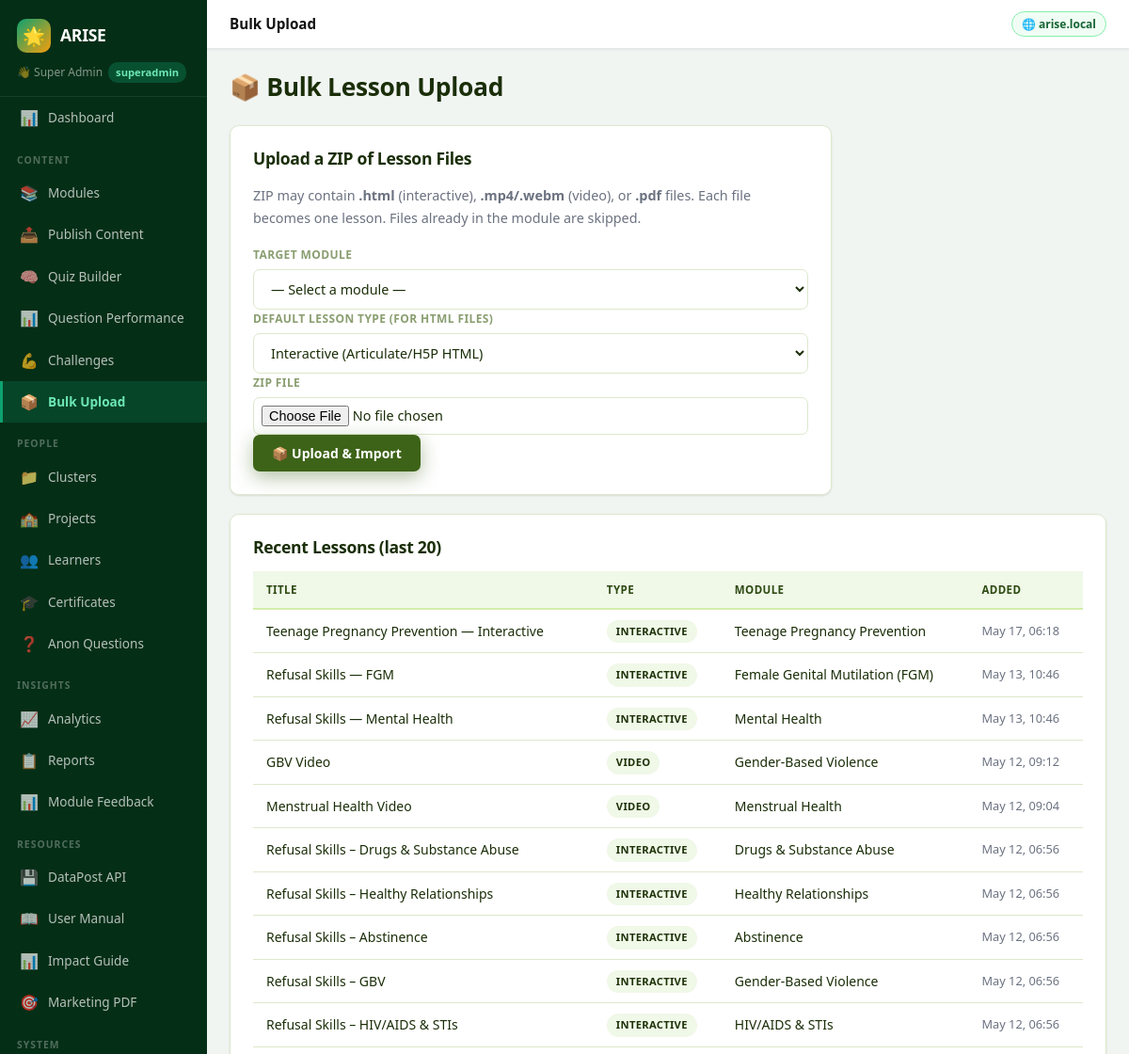
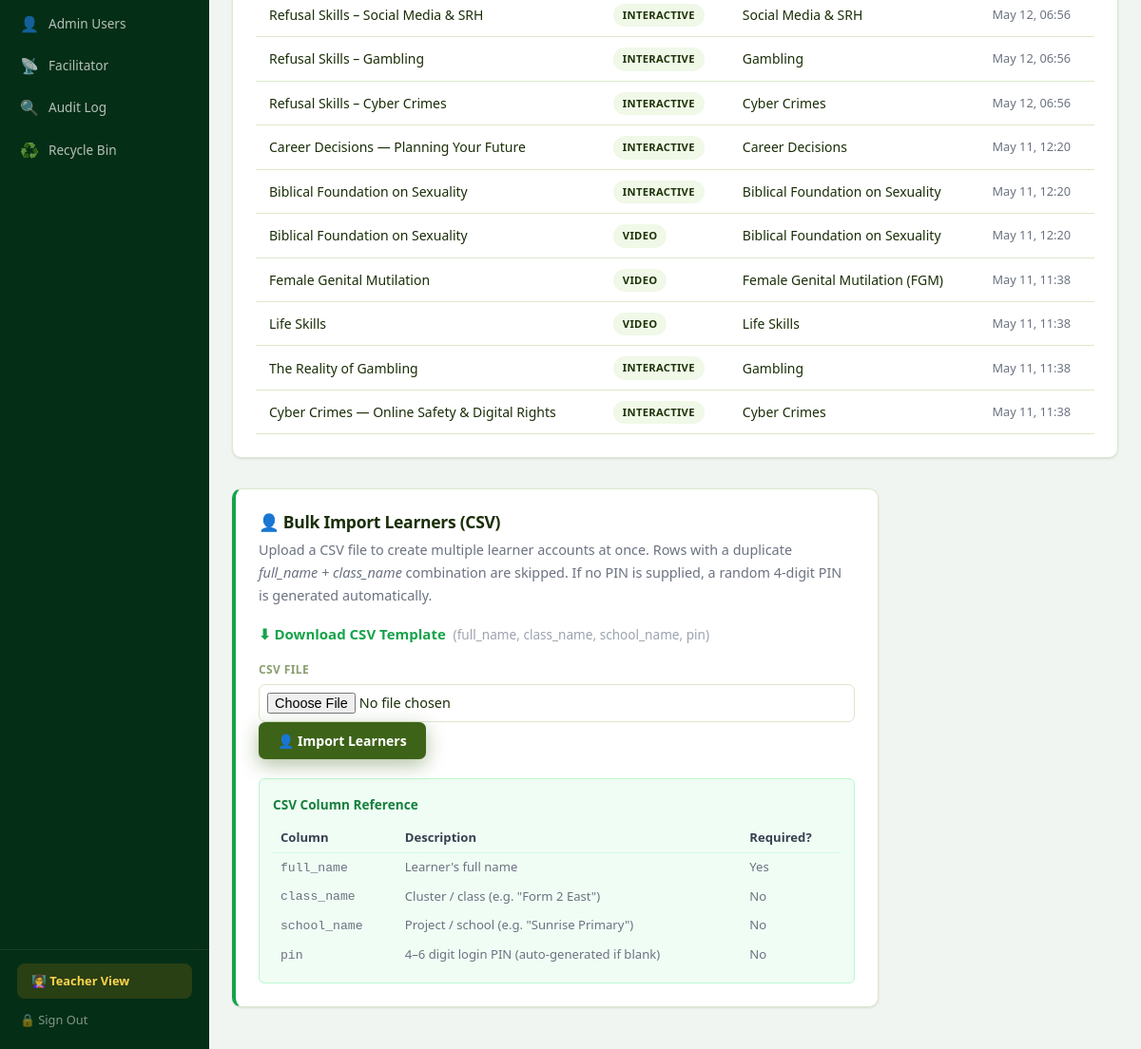
The page /admin/dashboard?p=bulk_upload (signed in) on the database its author committed (2 pictures, top to bottom).
### tables this page shows
CREATE TABLE lessons (
    id INTEGER PRIMARY KEY AUTOINCREMENT,
    module_id INTEGER NOT NULL,
    title TEXT NOT NULL,
    slug TEXT UNIQUE NOT NULL,
    content TEXT,
    lesson_type TEXT DEFAULT 'text',
    file_path TEXT,
    file_name TEXT,
    file_size_kb REAL,
    sort_order INTEGER DEFAULT 0,
    is_active INTEGER DEFAULT 1,
    created_at DATETIME DEFAULT CURRENT_TIMESTAMP, video_path TEXT, pdf_path TEXT, pdf_name TEXT, thumbnail TEXT, is_published INTEGER DEFAULT 0,
    FOREIGN KEY (module_id) REFERENCES modules(id)
);

CREATE TABLE modules (
    id INTEGER PRIMARY KEY AUTOINCREMENT,
    title TEXT NOT NULL,
    slug TEXT UNIQUE NOT NULL,
    description TEXT,
    icon TEXT DEFAULT '📚',
    sort_order INTEGER DEFAULT 0,
    is_active INTEGER DEFAULT 1,
    created_by INTEGER,
    created_at DATETIME DEFAULT CURRENT_TIMESTAMP
, thumbnail TEXT, content_warning TEXT, school_id TEXT, require_pretest INTEGER DEFAULT 1, require_posttest INTEGER DEFAULT 1);

### includes/config.php (called while the page is built, shortened)
<?php
function db(): SQLite3 {
    static $db = null;
    if ($db === null) {
        $db = new SQLite3(DB_PATH);
        $db->enableExceptions(true);
        $db->exec('PRAGMA journal_mode=WAL');
        $db->exec('PRAGMA foreign_keys=ON');
    }
    return $db;
}

### admin/pages/admin_bulk_upload.php (the view, shortened to what this page needs)
<h1 class="page-title">📦 Bulk Lesson Upload</h1>
<div class="dp-card" style="max-width:640px;">
    <h3 style="margin-bottom:16px;">Upload a ZIP of Lesson Files</h3>
    <p style="color:#6b7280;font-size:.9rem;margin-bottom:18px;">
        ZIP may contain <strong>.html</strong> (interactive), <strong>.mp4/.webm</strong> (video), or <strong>.pdf</strong> files.
        Each file becomes one lesson. Files already in the module are skipped.
    </p>
    <form method="POST" enctype="multipart/form-data">
        <div class="form-group">
            <label class="form-label">Target Module</label>
            <select name="module_id" class="form-control" required>
                <option value="">— Select a module —</option>
            </select>
        </div>
        <div class="form-group">
            <label class="form-label">Default Lesson Type (for HTML files)</label>
            <select name="lesson_type" class="form-control">
                <option value="interactive">Interactive (Articulate/H5P HTML)</option>
            </select>
        </div>
        <div class="form-group">
            <label class="form-label">ZIP File</label>
            <input type="file" name="zip_file" accept=".zip" class="form-control" required style="padding:8px;">
        </div>
        <button type="submit" class="btn btn-primary">📦 Upload &amp; Import</button>
    </form>
</div>
<?php
$recent = [];
$res = db()->query("SELECT l.title, l.lesson_type, l.created_at, m.title AS mod_title FROM lessons l JOIN modules m ON l.module_id=m.id ORDER BY l.created_at DESC LIMIT 20");
while ($r = $res->fetchArray(SQLITE3_ASSOC)) $recent[] = $r;
if ($recent):
?>
<div class="dp-card" style="margin-top:20px;">
    <h3 style="margin-bottom:14px;">Recent Lessons (last 20)</h3>
    <table class="arise-table">
        <thead><tr><th>Title</th><th>Type</th><th>Module</th><th>Added</th></tr></thead>
        <tbody>
        <?php foreach ($recent as $r): ?>
            <tr>
                <td><?= htmlspecialchars($r['title']) ?></td>
                <td><span class="badge badge-green"><?= htmlspecialchars($r['lesson_type']) ?></span></td>
                <td><?= htmlspecialchars($r['mod_title']) ?></td>
                <td style="font-size:.8rem;color:#6b7280;"><?= date('M j, H:i', strtotime($r['created_at'])) ?></td>
            </tr>
        <?php endforeach; ?>
        </tbody>
    </table>
</div>
<?php endif; ?>
<?php
$templateRows = [
    ['full_name', 'class_name', 'school_name', 'pin'],
    ['Alice Mwangi',  'Form 3 East', 'Sunrise Primary',  '1234'],
    ['Brian Otieno',  'Form 2 West', 'Hilltop Academy',  ''],
    ['Carol Njeri',   'Form 1 North','Green Valley School','5678'],
];
$templateCsv = implode("\r\n", array_map(fn($r) => implode(',', array_map(fn($c) => '"' . str_replace('"', '""', $c) . '"', $r)), $templateRows));
$templateDataUri = 'data:text/csv;charset=utf-8,' . rawurlencode($templateCsv);
?>
<div class="dp-card" style="margin-top:32px; border-left:4px solid #16a34a; max-width:680px;">
    <h3 style="margin-bottom:6px;">&#128100; Bulk Import Learners (CSV)</h3>
    <p style="color:#6b7280;font-size:.9rem;margin-bottom:16px;">
        Upload a CSV file to create multiple learner accounts at once.
        Rows with a duplicate <em>full_name + class_name</em> combination are skipped.
        If no PIN is supplied, a random 4-digit PIN is generated automatically.
    </p>
    <p style="margin-bottom:16px;">
        <a href="<?= $templateDataUri ?>" download="learners_template.csv"
           style="display:inline-flex;align-items:center;gap:6px;color:#16a34a;font-weight:600;text-decoration:none;">
            &#11015; Download CSV Template
        </a>
        &nbsp;<span style="color:#9ca3af;font-size:.85rem;">(full_name, class_name, school_name, pin)</span>
    </p>
    <form method="POST" enctype="multipart/form-data">
        <div class="form-group">
            <label class="form-label">CSV File</label>
            <input type="file" name="csv_file" accept=".csv,text/csv" class="form-control" required style="padding:8px;">
        </div>
        <button type="submit" class="btn btn-primary">&#128100; Import Learners</button>
    </form>
    <div style="margin-top:20px;background:#f0fdf4;border:1px solid #bbf7d0;border-radius:6px;padding:14px;">
        <strong style="font-size:.85rem;color:#15803d;">CSV Column Reference</strong>
        <table style="width:100%;margin-top:8px;font-size:.82rem;border-collapse:collapse;">
            <thead>
                <tr style="color:#374151;">
                    <th style="text-align:left;padding:4px 8px;border-bottom:1px solid #d1fae5;">Column</th>
                    <th style="text-align:left;padding:4px 8px;border-bottom:1px solid #d1fae5;">Description</th>
                    <th style="text-align:left;padding:4px 8px;border-bottom:1px solid #d1fae5;">Required?</th>
                </tr>
            </thead>
            <tbody style="color:#6b7280;">
                <tr><td style="padding:4px 8px;"><code>full_name</code></td>   <td style="padding:4px 8px;">Learner's full name</td>                       <td style="padding:4px 8px;">Yes</td></tr>
                <tr><td style="padding:4px 8px;"><code>class_name</code></td>  <td style="padding:4px 8px;">Cluster / class (e.g. "Form 2 East")</td>       <td style="padding:4px 8px;">No</td></tr>
                <tr><td style="padding:4px 8px;"><code>school_name</code></td> <td style="padding:4px 8px;">Project / school (e.g. "Sunrise Primary")</td>  <td style="padding:4px 8px;">No</td></tr>
                <tr><td style="padding:4px 8px;"><code>pin</code></td>         <td style="padding:4px 8px;">4–6 digit login PIN (auto-generated if blank)</td><td style="padding:4px 8px;">No</td></tr>
            </tbody>
        </table>
    </div>
</div>

### public/css/style.css (style rules this page uses)
:root { --green: #3D6318; --green-dark: #2D4A12; --green-deeper:#1E3209; --green-mid: #4F7E20; --green-light: #D4EDAA; --green-pale: #F0F8E8; --orange: #FF9700; --orange-dark: #E07800; --orange-deeper:#B86200; --orange-light: #FFE4A3; --orange-pale: #FFF7E6; --blue: #1D4ED8; --blue-light: #DBEAFE; --blue-pale: #EFF6FF; --purple: #7C3AED; --purple-light:#EDE9FE; --purple-pale: #F5F3FF; --ok: #3D6318; --ok-l: #D4EDAA; --err: #DC2626; --err-l: #FEE2E2; --warn: #FF9700; --warn-l: #FFE4A3; --info: #1D4ED8; --info-l: #DBEAFE; --dark: #1A2E08; --dark-2: #2D4A12; --mid: #4A6428; --muted: #8A9E70; --border: #DDE8CC; --bg: #F7FAF2; --white: #FFFFFF; --light: #EEF5E4; --shadow: 0 1px 3px rgba(0,0,0,.07), 0 1px 2px rgba(0,0,0,.05); --shadow-md: 0 4px 16px rgba(61,99,24,.14), 0 2px 8px rgba(0,0,0,.06); --shadow-lg: 0 10px 40px rgba(61,99,24,.18), 0 4px 12px rgba(0,0,0,.08); --shadow-g: 0 6px 20px rgba(61,99,24,.4); --shadow-o: 0 6px 20px rgba(255,151,0,.4); --r: 10px; --r-sm: 7px; --r-lg: 18px; --r-full: 9999px; --t: all .18s cubic-bezier(.4,0,.2,1); }
*,*::before,*::after { margin:0;padding:0;box-sizing:border-box; }
html { scroll-behavior:smooth; }
body { font-family:'Segoe UI',system-ui,-apple-system,sans-serif;background:linear-gradient(135deg,#0D5E3D 0%,#1E8055 35%,#FF9700 100%);background-attachment:fixed;color:var(--dark);font-size:15px;line-height:1.65;-webkit-font-smoothing:antialiased;min-height:100vh;overflow-y:scroll; }
h1,h2,h3,h4,h5 { font-family:'Segoe UI',system-ui,-apple-system,sans-serif;font-weight:700;letter-spacing:-.3px;line-height:1.25; }
a { color:var(--green);text-decoration:none;transition:var(--t); }
.page-title { font-size:1.65rem;font-weight:800;margin-bottom:24px;color:var(--dark); }
.dp-card { background:#fff;border-radius:var(--r);padding:24px;box-shadow:var(--shadow);border:1px solid var(--border);margin-bottom:20px;transition:box-shadow .2s; }
.btn { display:inline-flex;align-items:center;justify-content:center;gap:6px;padding:10px 20px;border-radius:var(--r-sm);font-family:inherit;font-weight:700;font-size:.875rem;border:none;cursor:pointer;transition:var(--t);white-space:nowrap; }
.btn-primary { background:var(--green);color:#fff;box-shadow:var(--shadow-g); }
input[type=text],input[type=number],input[type=email],input[type=password],input[type=file],select,textarea { width:100%;padding:10px 14px;border:1.5px solid var(--border);border-radius:var(--r-sm);font-size:.9rem;font-family:inherit;background:#fff;color:var(--dark);transition:var(--t); }
label { display:block;font-size:.75rem;font-weight:700;color:var(--muted);margin-bottom:5px;text-transform:uppercase;letter-spacing:.4px; }
.badge { display:inline-block;padding:3px 10px;border-radius:var(--r-full);font-size:.7rem;font-weight:700;text-transform:uppercase;letter-spacing:.3px; }
.badge-green { background:var(--green-pale); color:var(--green-deeper); }
.arise-table { width:100%;border-collapse:collapse;font-size:.875rem; }
.arise-table thead tr { background:var(--green-pale); }
.arise-table th { padding:10px 14px;text-align:left;border-bottom:2px solid var(--green-light);font-size:.72rem;text-transform:uppercase;letter-spacing:.4px;color:var(--green-dark);font-weight:700; }
.arise-table td { padding:10px 14px;border-bottom:1px solid var(--border);vertical-align:middle; }
.dp-card,.module-card,.feature-card { animation:fadeUp .15s ease both; }

### admin/index.php (style rules this page uses)
* { box-sizing:border-box;margin:0;padding:0; }
body { background:#f1f5f2;font-family:'Segoe UI',sans-serif;display:flex;min-height:100vh; }

### rows shown on the page
lessons: title "Teenage Pregnancy Prevention — Interactive", lesson_type "INTERACTIVE", module.title "Teenage Pregnancy Prevention", created_at "May 17, 06:18"
lessons: title "Refusal Skills — FGM", lesson_type "INTERACTIVE", module.title "Female Genital Mutilation (FGM)", created_at "May 13, 10:46"
lessons: title "Refusal Skills — Mental Health", lesson_type "INTERACTIVE", module.title "Mental Health", created_at "May 13, 10:46"
lessons: title "GBV Video", lesson_type "VIDEO", module.title "Gender-Based Violence", created_at "May 12, 09:12"
lessons: title "Menstrual Health Video", lesson_type "VIDEO", module.title "Menstrual Health", created_at "May 12, 09:04"
lessons: title "Refusal Skills – Drugs & Substance Abuse", lesson_type "INTERACTIVE", module.title "Drugs & Substance Abuse", created_at "May 12, 06:56"
lessons: title "Refusal Skills – Healthy Relationships", lesson_type "INTERACTIVE", module.title "Healthy Relationships", created_at "May 12, 06:56"
lessons: title "Refusal Skills – Abstinence", lesson_type "INTERACTIVE", module.title "Abstinence", created_at "May 12, 06:56"
lessons: title "Refusal Skills – GBV", lesson_type "INTERACTIVE", module.title "Gender-Based Violence", created_at "May 12, 06:56"
lessons: title "Refusal Skills – HIV/AIDS & STIs", lesson_type "INTERACTIVE", module.title "HIV/AIDS & STIs", created_at "May 12, 06:56"
lessons: title "Refusal Skills – Social Media & SRH", lesson_type "INTERACTIVE", module.title "Social Media & SRH", created_at "May 12, 06:56"
lessons: title "Refusal Skills – Gambling", lesson_type "INTERACTIVE", module.title "Gambling", created_at "May 12, 06:56"
lessons: title "Refusal Skills – Cyber Crimes", lesson_type "INTERACTIVE", module.title "Cyber Crimes", created_at "May 12, 06:56"
lessons: title "Career Decisions — Planning Your Future", lesson_type "INTERACTIVE", module.title "Career Decisions", created_at "May 11, 12:20"
lessons: title "Biblical Foundation on Sexuality", lesson_type "INTERACTIVE", module.title "Biblical Foundation on Sexuality", created_at "May 11, 12:20"
lessons: title "Biblical Foundation on Sexuality", lesson_type "VIDEO", module.title "Biblical Foundation on Sexuality", created_at "May 11, 12:20"
lessons: title "Female Genital Mutilation", lesson_type "VIDEO", module.title "Female Genital Mutilation (FGM)", created_at "May 11, 11:38"
lessons: title "Life Skills", lesson_type "VIDEO", module.title "Life Skills", created_at "May 11, 11:38"
lessons: title "The Reality of Gambling", lesson_type "INTERACTIVE", module.title "Gambling", created_at "May 11, 11:38"
lessons: title "Cyber Crimes — Online Safety & Digital Rights", lesson_type "INTERACTIVE", module.title "Cyber Crimes", created_at "May 11, 11:38"

### other values the page prints
$adminName "Super Admin"
$adminRole ?: 'admin' "superadmin"
$n['icon'] "📊"
$n['label'] "Dashboard"
$groupLabel "CONTENT"
$n['icon'] "📚"
$n['label'] "Modules"
$n['icon'] "📤"
$n['label'] "Publish Content"
$n['icon'] "🧠"
$n['label'] "Quiz Builder"
$n['label'] "Question Performance"
$n['icon'] "💪"
$n['label'] "Challenges"
$n['icon'] "📦"
